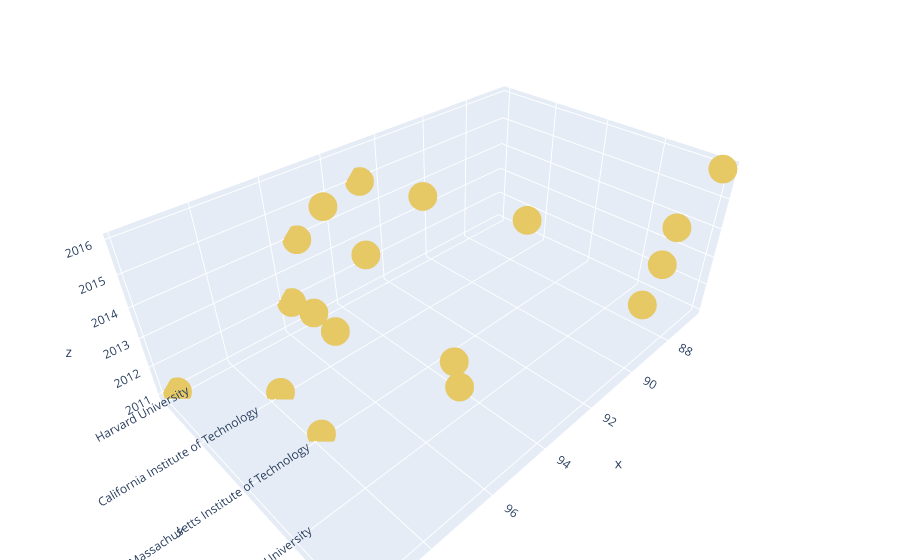

Notebook source saved alongside this figure:
### Code cell
trace1 = go.Scatter3d(
    x=data.teaching,
    y=data.university_name,
    z=data.year,
    mode='markers',
    marker=dict(
        size=10,
        color='rgb(230,200,100)',   # définir la couleur dans un tableau ou une liste de valeurs souhaitées     
    )
)


data = [trace1]
layout = go.Layout(
                   margin=dict(
                        l=0,
                        r=0,
                        b=0,
                        t=0  
            )
    
)
fig = go.Figure(data=data, layout=layout)
iplot(fig)

### Figure 1 — Plotly figure (JSON) as saved in the notebook; plotly's stock layout.template omitted (floating-point values rounded to 4 significant figures)
{"data": [{"marker": {"color": "rgb(230,200,100)", "size": 10}, "mode": "markers", "type": "scatter3d", "x": [99.7, 97.7, 97.8, 95.7, 95.8, 94.8, 96.3, 95, 89.7, 94.4, 95.3, 89, 92.2, 92.9, 88.6, 95.6, 86.5, 92.5], "y": ["Harvard University", "California Institute of Technology", "Massachusetts Institute of Technology", "California Institute of Technology", "Harvard University", "Stanford University", "California Institute of Technology", "Stanford University", "University of Oxford", "California Institute of Technology", "Harvard University", "University of Oxford", "California Institute of Technology", "Harvard University", "University of Oxford", "California Institute of Technology", "University of Oxford", "Stanford University"], "z": [2011, 2011, 2011, 2012, 2012, 2012, 2013, 2013, 2013, 2014, 2014, 2014, 2015, 2015, 2015, 2016, 2016, 2016]}], "layout": {"margin": {"b": 0, "l": 0, "r": 0, "t": 0}}}
